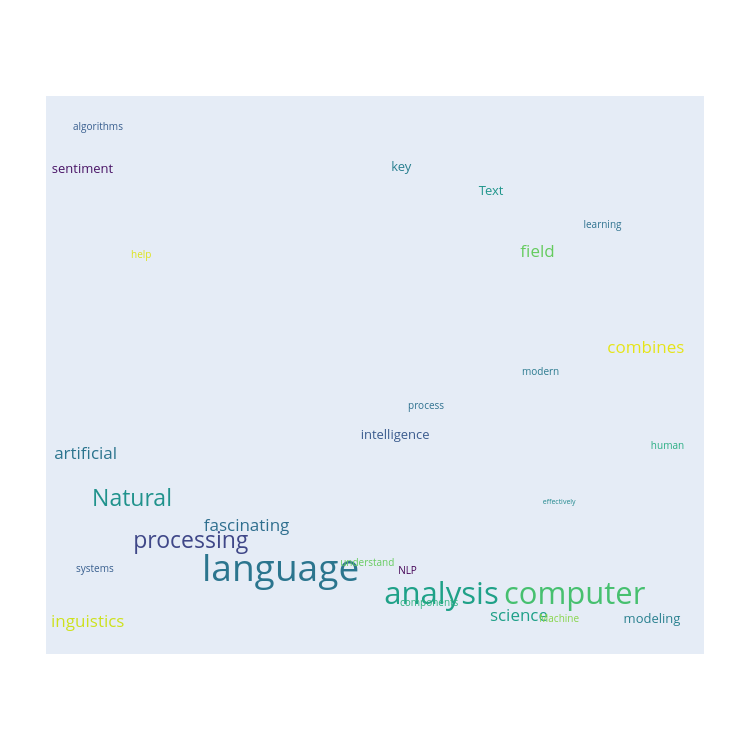

Notebook code cell kept with this figure:
### Code cell
from lexos.visualization.plotly_wordcloud import PlotlyWordcloud

sample_text = """
Natural language processing is a fascinating field that combines linguistics, computer science, and artificial intelligence. Text analysis, sentiment analysis, and language modeling are key components of modern NLP systems. Machine learning algorithms help computers understand and process human language effectively.
"""

wc = PlotlyWordcloud(data=sample_text)
wc.show()

### Figure 1 — Plotly figure (JSON) as saved in the notebook; plotly's stock layout.template omitted (floating-point values rounded to 4 significant figures)
{"data": [{"hoverinfo": "text", "hovertext": ["language: 100.00%", "computer: 66.67%", "analysis: 66.67%", "Natural: 33.33%", "processing: 33.33%", "fascinating: 33.33%", "field: 33.33%", "combines: 33.33%", "linguistics: 33.33%", "science: 33.33%", "artificial: 33.33%", "intelligence: 33.33%", "Text: 33.33%", "sentiment: 33.33%", "modeling: 33.33%", "key: 33.33%", "components: 33.33%", "modern: 33.33%", "NLP: 33.33%", "systems: 33.33%", "Machine: 33.33%", "learning: 33.33%", "algorithms: 33.33%", "help: 33.33%", "understand: 33.33%", "process: 33.33%", "human: 33.33%", "effectively: 33.33%"], "mode": "text", "text": ["language", "computer", "analysis", "Natural", "processing", "fascinating", "field", "combines", "linguistics", "science", "artificial", "intelligence", "Text", "sentiment", "modeling", "key", "components", "modern", "NLP", "systems", "Machine", "learning", "algorithms", "help", "understand", "process", "human", "effectively"], "textfont": {"color": ["rgb(43, 117, 142)", "rgb(70, 192, 111)", "rgb(31, 161, 136)", "rgb(32, 146, 140)", "rgb(63, 71, 136)", "rgb(46, 110, 142)", "rgb(101, 203, 94)", "rgb(229, 228, 25)", "rgb(205, 225, 29)", "rgb(31, 160, 136)", "rgb(43, 116, 142)", "rgb(56, 89, 140)", "rgb(31, 149, 139)", "rgb(71, 17, 100)", "rgb(39, 127, 142)", "rgb(39, 126, 142)", "rgb(44, 177, 126)", "rgb(41, 121, 142)", "rgb(69, 4, 87)", "rgb(54, 93, 141)", "rgb(134, 213, 73)", "rgb(45, 113, 142)", "rgb(54, 92, 141)", "rgb(221, 227, 24)", "rgb(101, 203, 94)", "rgb(45, 112, 142)", "rgb(39, 173, 129)", "rgb(35, 137, 142)"], "size": [37, 31, 31, 23, 23, 17, 17, 17, 17, 17, 17, 13, 13, 13, 13, 13, 10, 10, 10, 10, 10, 10, 10, 10, 10, 10, 10, 7]}, "type": "scatter", "x": [65, 160, 117, 17, 36, 54, 148, 183, 2, 142, 2, 102, 133, 1, 185, 104, 113, 149, 106, 5, 155, 169, 6, 20, 93, 112, 190, 155], "y": [20, 11, 11, 47, 31, 37, 140, 104, 1, 3, 64, 71, 163, 171, 2, 172, 8, 95, 20, 21, 2, 150, 187, 139, 23, 82, 67, 46]}], "layout": {"autosize": false, "height": 750, "margin": {"b": 100, "l": 50, "pad": 4, "r": 50, "t": 100}, "width": 750, "xaxis": {"showgrid": false, "showticklabels": false, "zeroline": false}, "yaxis": {"showgrid": false, "showticklabels": false, "zeroline": false}}}
